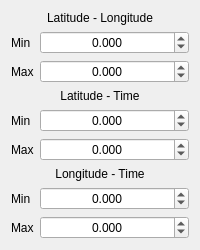
               <widget class="QWidget" name="tab_data_dtec">
                <attribute name="title">
                 <string>dTEC</string>
                </attribute>
                <layout class="QVBoxLayout" name="verticalLayout_10">
                 <item>
                  <widget class="QLabel" name="label_lat_lon">
                   <property name="text">
                    <string>Latitude - Longitude</string>
                   </property>
                   <property name="alignment">
                    <set>Qt::AlignCenter</set>
                   </property>
                  </widget>
                 </item>
                 <item>
                  <layout class="QGridLayout" name="gridLayout_8">
                   <item row="1" column="0">
                    <widget class="QLabel" name="label_lat_lon_max">
                     <property name="sizePolicy">
                      <sizepolicy hsizetype="Minimum" vsizetype="Preferred">
                       <horstretch>0</horstretch>
                       <verstretch>0</verstretch>
                      </sizepolicy>
                     </property>
                     <property name="text">
                      <string>Max</string>
                     </property>
                    </widget>
                   </item>
                   <item row="0" column="0">
                    <widget class="QLabel" name="label_lat_lon_min">
                     <property name="sizePolicy">
                      <sizepolicy hsizetype="Minimum" vsizetype="Preferred">
                       <horstretch>0</horstretch>
                       <verstretch>0</verstretch>
                      </sizepolicy>
                     </property>
                     <property name="text">
                      <string>Min</string>
                     </property>
                    </widget>
                   </item>
                   <item row="0" column="1">
                    <widget class="QDoubleSpinBox" name="dspin_lat_lon_min">
                     <property name="sizePolicy">
                      <sizepolicy hsizetype="Expanding" vsizetype="Fixed">
                       <horstretch>0</horstretch>
                       <verstretch>0</verstretch>
                      </sizepolicy>
                     </property>
                     <property name="alignment">
                      <set>Qt::AlignCenter</set>
                     </property>
                     <property name="decimals">
                      <number>3</number>
                     </property>
                     <property name="minimum">
                      <double>-1000.000000000000000</double>
                     </property>
                     <property name="maximum">
                      <double>1000.000000000000000</double>
                     </property>
                    </widget>
                   </item>
                   <item row="1" column="1">
                    <widget class="QDoubleSpinBox" name="dspin_lat_lon_max">
                     <property name="alignment">
                      <set>Qt::AlignCenter</set>
                     </property>
                     <property name="decimals">
                      <number>3</number>
                     </property>
                     <property name="minimum">
                      <double>-1000.000000000000000</double>
                     </property>
                     <property name="maximum">
                      <double>1000.000000000000000</double>
                     </property>
                    </widget>
                   </item>
                  </layout>
                 </item>
                 <item>
                  <widget class="QLabel" name="label_lat_time">
                   <property name="text">
                    <string>Latitude - Time</string>
                   </property>
                   <property name="alignment">
                    <set>Qt::AlignCenter</set>
                   </property>
                  </widget>
                 </item>
                 <item>
                  <layout class="QGridLayout" name="gridLayout_9">
                   <item row="1" column="0">
                    <widget class="QLabel" name="label_lat_time_max">
                     <property name="text">
                      <string>Max</string>
                     </property>
                    </widget>
                   </item>
                   <item row="0" column="0">
                    <widget class="QLabel" name="label_lat_time_min">
                     <property name="text">
                      <string>Min</string>
                     </property>
                    </widget>
                   </item>
                   <item row="0" column="1">
                    <widget class="QDoubleSpinBox" name="dspin_lat_time_min">
                     <property name="sizePolicy">
                      <sizepolicy hsizetype="Expanding" vsizetype="Fixed">
                       <horstretch>0</horstretch>
                       <verstretch>0</verstretch>
                      </sizepolicy>
                     </property>
                     <property name="alignment">
                      <set>Qt::AlignCenter</set>
                     </property>
                     <property name="decimals">
                      <number>3</number>
                     </property>
                     <property name="minimum">
                      <double>-1000.000000000000000</double>
                     </property>
                     <property name="maximum">
                      <double>1000.000000000000000</double>
                     </property>
                    </widget>
                   </item>
                   <item row="1" column="1">
                    <widget class="QDoubleSpinBox" name="dspin_lat_time_max">
                     <property name="alignment">
                      <set>Qt::AlignCenter</set>
                     </property>
                     <property name="decimals">
                      <number>3</number>
                     </property>
                     <property name="minimum">
                      <double>-1000.000000000000000</double>
                     </property>
                     <property name="maximum">
                      <double>1000.000000000000000</double>
                     </property>
                    </widget>
                   </item>
                  </layout>
                 </item>
                 <item>
                  <widget class="QLabel" name="label_lon_time">
                   <property name="text">
                    <string>Longitude - Time</string>
                   </property>
                   <property name="alignment">
                    <set>Qt::AlignCenter</set>
                   </property>
                  </widget>
                 </item>
                 <item>
                  <layout class="QGridLayout" name="gridLayout_10">
                   <item row="1" column="0">
                    <widget class="QLabel" name="label_lon_time_max">
                     <property name="text">
                      <string>Max</string>
                     </property>
                    </widget>
                   </item>
                   <item row="0" column="0">
                    <widget class="QLabel" name="label_lon_time_min">
                     <property name="text">
                      <string>Min</string>
                     </property>
                    </widget>
                   </item>
                   <item row="0" column="1">
                    <widget class="QDoubleSpinBox" name="dspin_lon_time_min">
                     <property name="alignment">
                      <set>Qt::AlignCenter</set>
                     </property>
                     <property name="decimals">
                      <number>3</number>
                     </property>
                     <property name="minimum">
                      <double>-1000.000000000000000</double>
                     </property>
                     <property name="maximum">
                      <double>1000.000000000000000</double>
                     </property>
                    </widget>
                   </item>
                   <item row="1" column="1">
                    <widget class="QDoubleSpinBox" name="dspin_lon_time_max">
                     <property name="sizePolicy">
                      <sizepolicy hsizetype="Expanding" vsizetype="Fixed">
                       <horstretch>0</horstretch>
                       <verstretch>0</verstretch>
                      </sizepolicy>
                     </property>
                     <property name="alignment">
                      <set>Qt::AlignCenter</set>
                     </property>
                     <property name="decimals">
                      <number>3</number>
                     </property>
                     <property name="minimum">
                      <double>-1000.000000000000000</double>
                     </property>
                     <property name="maximum">
                      <double>1000.000000000000000</double>
                     </property>
                    </widget>
                   </item>
                  </layout>
                 </item>
                </layout>
               </widget>
